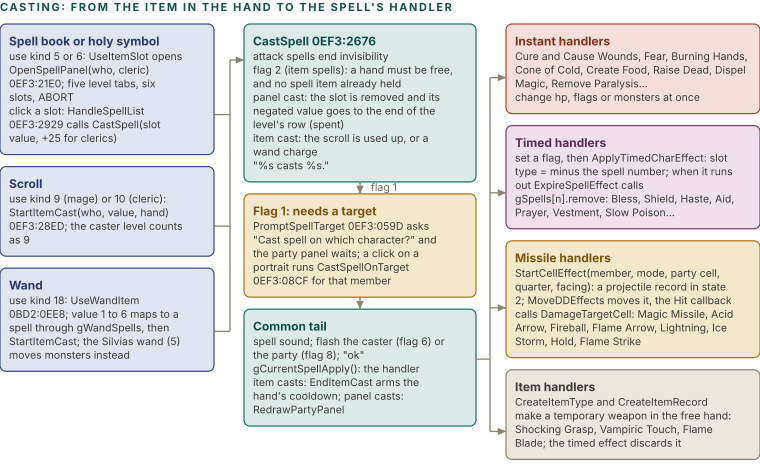

Reproduce this figure in Python.
import sys; sys.path.insert(0, '.')
from figlib import *

c = Canvas(760, 470)
c.section(0, 11, "CASTING: FROM THE ITEM IN THE HAND TO THE SPELL'S HANDLER")

def tbox(x, y, w, kind, title, lines, size=10.5, h=None):
    out = []
    for l in lines:
        out += wrap(l, w - 32, size)
    hh = h or (10 + 17 + len(out) * size * 1.3 + 8)
    c.box(x, y, w, hh, kind, title, out, size=size, tsize=12, align="left")
    return y + hh

# sources
xa, wa = 0, 214
a1 = tbox(xa, 24, wa, "navy", "Spell book or holy symbol", ["use kind 5 or 6: UseItemSlot opens OpenSpellPanel(who, cleric) 0EF3:21E0; five level tabs, six slots, ABORT", "click a slot: HandleSpellList 0EF3:2929 calls CastSpell(slot value, +25 for clerics)"])
a2 = tbox(xa, a1 + 12, wa, "navy", "Scroll", ["use kind 9 (mage) or 10 (cleric): StartItemCast(who, value, hand) 0EF3:28ED; the caster level counts as 9"])
a3 = tbox(xa, a2 + 12, wa, "navy", "Wand", ["use kind 18: UseWandItem 0BD2:0EE8; value 1 to 6 maps to a spell through gWandSpells, then StartItemCast; the Silvias wand (5) moves monsters instead"])
# CastSpell
xb, wb = 244, 232
b1 = tbox(xb, 24, wb, "teal", "CastSpell  0EF3:2676", [
    "attack spells end invisibility",
    "flag 2 (item spells): a hand must be free, and no spell item already held",
    "panel cast: the slot is removed and its negated value goes to the end of the level's row (spent)",
    "item cast: the scroll is used up, or a wand charge",
    "\"%s casts %s.\""])
b2 = tbox(xb, b1 + 12, wb, "ochre", "Flag 1: needs a target", [
    "PromptSpellTarget 0EF3:059D asks \"Cast spell on which character?\" and the party panel waits; a click on a portrait runs CastSpellOnTarget 0EF3:08CF for that member"])
b3 = tbox(xb, b2 + 12, wb, "teal", "Common tail", [
    "spell sound; flash the caster (flag 6) or the party (flag 8); \"ok\"",
    "gCurrentSpellApply(): the handler",
    "item casts: EndItemCast arms the hand's cooldown; panel casts: RedrawPartyPanel"])
# handlers
xc, wc = 506, 254
c1 = tbox(xc, 24, wc, "red", "Instant handlers", ["Cure and Cause Wounds, Fear, Burning Hands, Cone of Cold, Create Food, Raise Dead, Dispel Magic, Remove Paralysis...", "change hp, flags or monsters at once"])
c2 = tbox(xc, c1 + 12, wc, "plum", "Timed handlers", ["set a flag, then ApplyTimedCharEffect: slot type = minus the spell number; when it runs out ExpireSpellEffect calls gSpells[n].remove: Bless, Shield, Haste, Aid, Prayer, Vestment, Slow Poison..."])
c3 = tbox(xc, c2 + 12, wc, "ochre", "Missile handlers", ["StartCellEffect(member, mode, party cell, quarter, facing): a projectile record in state 2; MoveDDEffects moves it, the Hit callback calls DamageTargetCell: Magic Missile, Acid Arrow, Fireball, Flame Arrow, Lightning, Ice Storm, Hold, Flame Strike"])
c4 = tbox(xc, c3 + 12, wc, "grey", "Item handlers", ["CreateItemType and CreateItemRecord make a temporary weapon in the free hand: Shocking Grasp, Vampiric Touch, Flame Blade; the timed effect discards it"])
# arrows
bus = xb - 14
c.line(bus, 60, bus, a3 - 40, stroke=GREY, sw=1.3)
c.arrow([(bus, 60), (xb, 60)])
for yy in (a1 - 40, a2 - 30, a3 - 40):
    c.line(xa + wa, yy, bus, yy, stroke=GREY, sw=1.3)
c.arrow([(xb + wb / 2, b1), (xb + wb / 2, b1 + 12)], label="flag 1", lpos=0.5, ldx=24, ldy=3)
c.arrow([(xb + wb / 2, b2), (xb + wb / 2, b2 + 12)])
bus2 = xb + wb + 14
taily = b2 + 12 + 50
c.line(xb + wb, taily, bus2, taily, stroke=GREY, sw=1.3)
ys = (c1 - 36, c2 - 36, c3 - 50, c4 - 28)
c.line(bus2, min(ys), bus2, max(max(ys), taily), stroke=GREY, sw=1.3)
for yy in ys:
    c.arrow([(bus2, yy), (xc, yy)])
c.h = max(a3, b3, c4) + 16
c.save("figs/cmb_castflow.svg")
